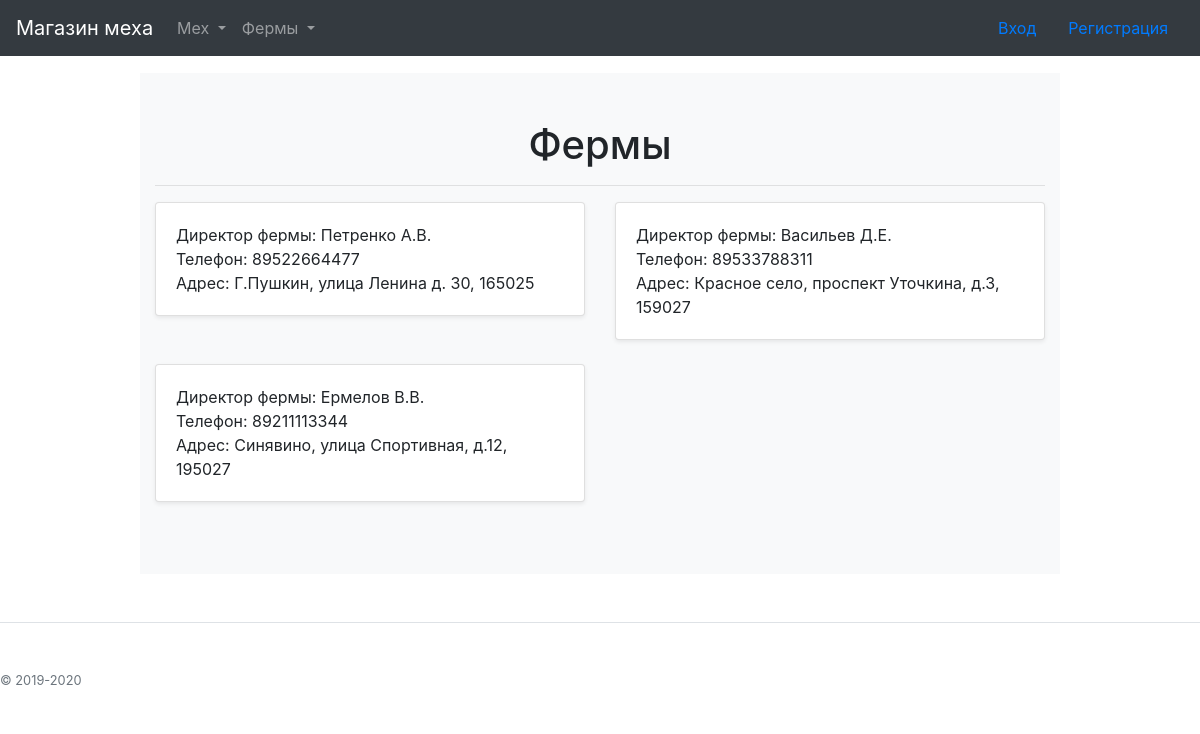
The app's page /farmlist/ with its own data.
### fur_shop/models.py (models this page shows)
class Farm(models.Model):
    farm_id = models.IntegerField(primary_key=True)
    adress = models.CharField(max_length=50)
    surname = models.CharField(max_length=50)
    phone = models.IntegerField()

### fur_shop/views.py (the view)
# urls.py: path('farmlist/', views.FarmList, name = 'farm_list'),
def FarmList(request):
    farms = Farm.objects.all()
    return render(request, 'farm_list.html', {'farms':farms})

### Templates/farm_list.html
{% extends 'base.html' %}
{% block content %}
<div class="album py-5 bg-light">
    <div class="container">
        <h1 align="center">Фермы</h1>
         <hr>
      <div class="row">
    {% for farm in farms %}
  <div class="col-md-6">
          <div class="card mb-4 shadow-sm">
            <div class="card-body">
              <p class="card-text">
    Директор фермы:
   {{ farm.surname }}<br>
    Телефон:
   {{ farm.phone }} <br>
    Адрес:
   {{ farm.adress }}<br>
              </p>
            </div>
          </div>
        </div>
          {% endfor %}
      </div>
    </div>
 </div>
{% endblock %}

### records on screen
Farm: surname "Петренко А.В.", phone "89522664477", adress "Г.Пушкин, улица Ленина д. 30, 165025"
Farm: surname "Васильев Д.Е.", phone "89533788311", adress "Красное село, проспект Уточкина, д.3, 159027"
Farm: surname "Ермелов В.В.", phone "89211113344", adress "Синявино, улица Спортивная, д.12, 195027"
